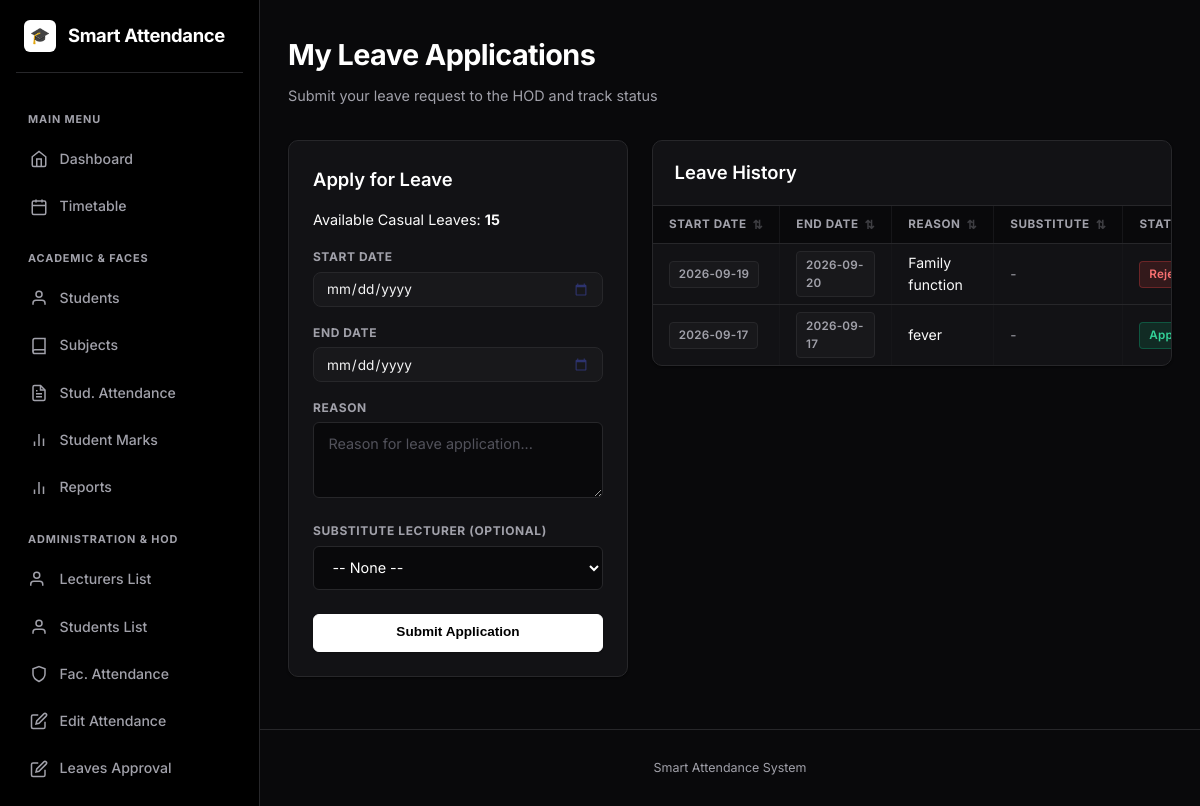
The app's page /faculty/leaves (signed in) with its own data.
### models.py (models this page shows, shortened)
class User(UserMixin, db.Model):
    __tablename__ = "users"
    id = db.Column(db.Integer, primary_key=True)
    username = db.Column(db.String(80), unique=True, nullable=False, index=True)
    email = db.Column(db.String(120), unique=True, nullable=False)
    password_hash = db.Column(db.String(255), nullable=False)
    role = db.Column(db.String(20), nullable=False, default=ROLE_STUDENT)
    department = db.Column(db.String(80), default="")
    phone = db.Column(db.String(20), default="")
    casual_leaves_balance = db.Column(db.Integer, default=15)
    profile_image_path = db.Column(db.String(255), nullable=True)
    created_at = db.Column(db.DateTime, default=datetime.utcnow)
    student_id = db.Column(db.Integer, db.ForeignKey("students.id"), nullable=True)
    student = db.relationship("Student", backref=db.backref("user", uselist=False))
    face_samples = db.relationship(
        "FaceSample", backref="user", cascade="all, delete-orphan"
    )

class LeaveApplication(db.Model):
    __tablename__ = "leave_applications"
    id = db.Column(db.Integer, primary_key=True)
    user_id = db.Column(db.Integer, db.ForeignKey("users.id"), nullable=False)
    user = db.relationship("User", foreign_keys=[user_id], backref=db.backref("leaves", lazy=True))
    reassign_to_id = db.Column(db.Integer, db.ForeignKey("users.id"), nullable=True)
    reassign_to = db.relationship("User", foreign_keys=[reassign_to_id])
    start_date = db.Column(db.Date, nullable=False)
    end_date = db.Column(db.Date, nullable=False)
    reason = db.Column(db.Text, nullable=False)
    status = db.Column(db.String(20), default="pending")  # pending, approved, rejected
    created_at = db.Column(db.DateTime, default=datetime.utcnow)

### blueprints/faculty.py (the view, shortened to what this page needs)
@faculty_bp.route("/leaves", methods=["GET", "POST"])
@login_required
@roles_required(ROLE_FACULTY, ROLE_HOD, ROLE_DIRECTOR)
def leaves():
    my_leaves = LeaveApplication.query.filter_by(user_id=current_user.id).order_by(LeaveApplication.created_at.desc()).all()
    faculty_list = User.query.filter(User.role == ROLE_FACULTY, User.id != current_user.id).order_by(User.username).all()
    return render_template("faculty/leaves.html", leaves=my_leaves, today=date.today().isoformat(), faculty_list=faculty_list)

### templates/faculty/leaves.html (shortened to what this page needs)
{% extends "base.html" %}
{% block content %}
<div style="display:flex; justify-content:space-between; align-items:flex-end; margin-bottom: 2rem;">
  <div>
    <h1>{% if current_user.role == 'hod' %}Apply Leave (to Director){% else %}My Leave Applications{% endif %}</h1>
    <p class="subtitle" style="margin-bottom:0;">
      {% if current_user.role == 'hod' %}
        Submit your leave request to the Director and track status
      {% else %}
        Submit your leave request to the HOD and track status
      {% endif %}
    </p>
  </div>
</div>
<div style="display:flex; gap:1.5rem; flex-wrap:wrap; align-items:flex-start;">
  <div style="flex:0 0 340px; min-width:280px;">
    <div class="card">
      <h2 style="margin-top:0;">{% if current_user.role == 'hod' %}Apply to Director{% else %}Apply for Leave{% endif %}</h2>
      <p style="font-size: 0.9rem; margin-bottom: 1rem;">Available Casual Leaves: <strong>{{ current_user.casual_leaves_balance }}</strong></p>
      <form method="post" action="{{ url_for('faculty.leaves') }}">
        <label>Start Date</label>
        <input type="date" name="start_date" required min="{{ today }}">
        <label>End Date</label>
        <input type="date" name="end_date" required min="{{ today }}">
        <label>Reason</label>
        <textarea name="reason" rows="3" required placeholder="Reason for leave application..."></textarea>
        <label>Substitute Lecturer (Optional)</label>
        <select name="reassign_to_id">
          <option value="">-- None --</option>
        </select>
        <div class="btn-row" style="margin-top:1.5rem;">
          <button type="submit" class="btn" style="width:100%;">
            {% if current_user.role == 'hod' %}Submit to Director{% else %}Submit Application{% endif %}
          </button>
        </div>
      </form>
    </div>
  </div>
  <div style="flex:1; min-width:300px;">
    <div class="card card-table">
      <div class="card-table-header">
        <h2>Leave History</h2>
      </div>
      <div class="table-responsive">
        <table>
          <thead>
            <tr>
              <th>Start Date</th>
              <th>End Date</th>
              <th>Reason</th>
              <th>Substitute</th>
              <th>Status</th>
            </tr>
          </thead>
          <tbody>
            {% for leave in leaves %}
            <tr>
              <td><span class="badge badge-muted">{{ leave.start_date }}</span></td>
              <td><span class="badge badge-muted">{{ leave.end_date }}</span></td>
              <td>{{ leave.reason }}</td>
              <td>
                {% if leave.reassign_to %}
                  <span class="badge badge-muted">{{ leave.reassign_to.username }}</span>
                {% else %}
                  <span class="muted">-</span>
                {% endif %}
              </td>
              <td>
                {% if leave.status == 'pending' %}
                  <span class="badge" style="background:rgba(245,158,11,0.15); color:#f59e0b; border:1px solid rgba(245,158,11,0.3);">Pending</span>
                {% elif leave.status == 'approved' %}
                  <span class="badge badge-yes">Approved</span>
                {% else %}
                  <span class="badge badge-no">Rejected</span>
                {% endif %}
              </td>
            </tr>
            {% else %}
            <tr><td colspan="6" style="text-align:center;padding:3rem 2rem;" class="muted">No leave applications found.</td></tr>
            {% endfor %}
          </tbody>
        </table>
      </div>
    </div>
  </div>
</div>
{% endblock %}

### records on screen
User: casual_leaves_balance "15"
LeaveApplication: start_date "2026-09-19", end_date "2026-09-20", reason "Family function", status "Rejected"
LeaveApplication: start_date "2026-09-17", end_date "2026-09-17", reason "fever", status "Approved"
